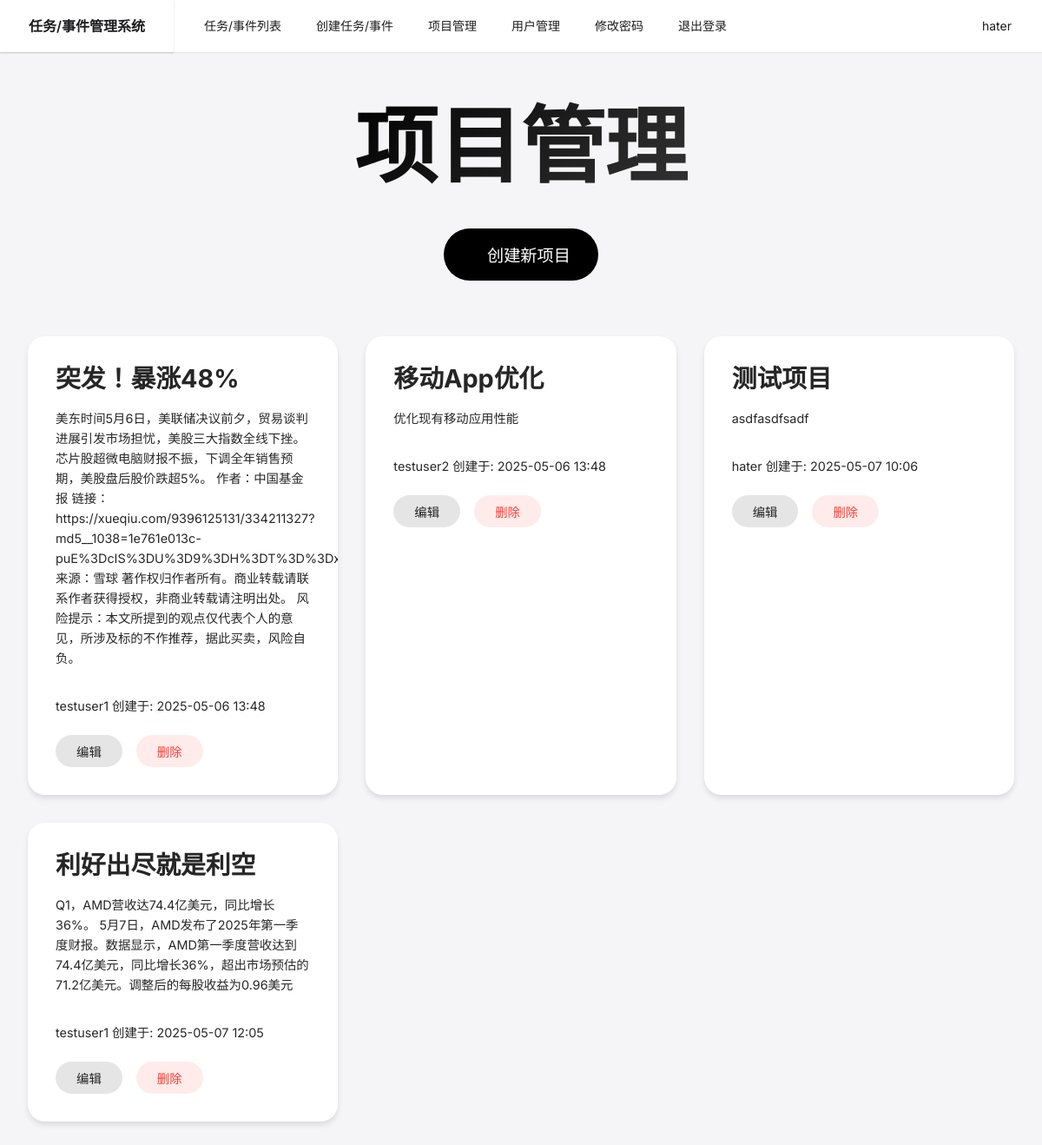
/projects (signed in), run on an earlier commit of the app's database.
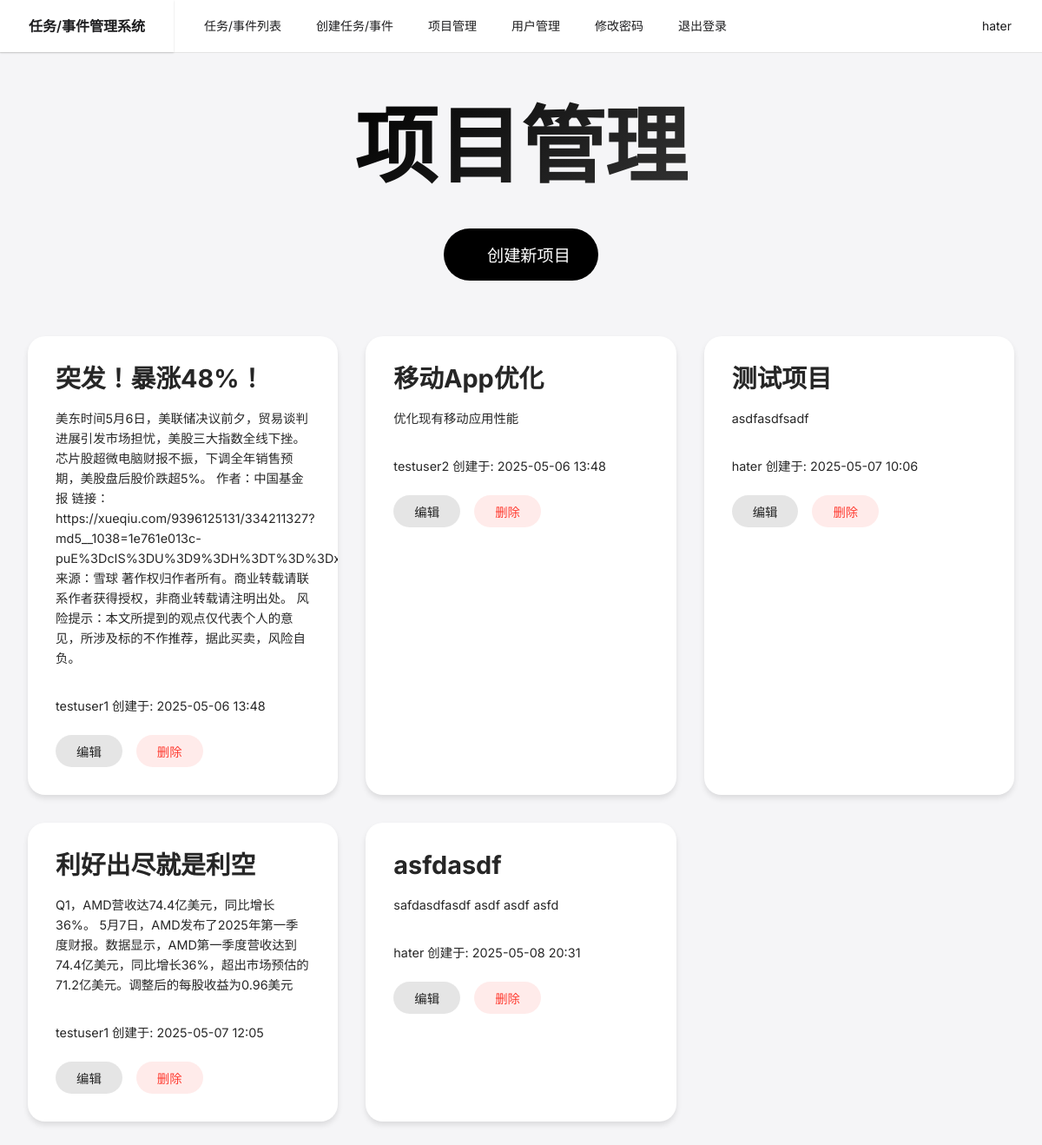
And on a later commit of the database.
### app/models.py (models this page shows, shortened)
class User(UserMixin, db.Model):
    id = db.Column(db.Integer, primary_key=True)
    username = db.Column(db.String(64), unique=True, nullable=False)
    email = db.Column(db.String(120), unique=True, nullable=False)
    password_hash = db.Column(db.String(128))
    is_admin = db.Column(db.Boolean, default=False)
    is_active = db.Column(db.Boolean, default=True)
    can_create_project = db.Column(db.Boolean, default=True)
    can_create_bug = db.Column(db.Boolean, default=True)
    can_reply_bug = db.Column(db.Boolean, default=True)
    created_at = db.Column(db.DateTime, default=datetime.now)
    last_login = db.Column(db.DateTime)

class Project(db.Model):
    id = db.Column(db.Integer, primary_key=True)
    name = db.Column(db.String(255), nullable=False)
    description = db.Column(db.Text)
    created_at = db.Column(db.DateTime, default=datetime.now)
    updated_at = db.Column(db.DateTime, default=datetime.now, onupdate=datetime.now)
    creator_id = db.Column(db.Integer, db.ForeignKey('user.id'), nullable=False)
    creator = db.relationship('User', backref=db.backref('projects', lazy=True))

### app/project/routes.py (the view)
@bp.route('/projects')
@login_required
@active_required
def index():
    if current_user.is_admin:
        projects = Project.query.all()
    else:
        projects = Project.query.filter_by(creator_id=current_user.id).all()
    return render_template('project/index.html', projects=projects)

### app/models.py (called while the page is built)
@login_manager.user_loader
def load_user(id):
    return User.query.get(int(id))

### templates/project/index.html (shortened to what this page needs)
{% extends "base.html" %}
{% block content %}
<div class="project-container">
    <section class="hero-section">
        <h1 class="hero-title">项目管理</h1>
        <a href="{{ url_for('project.create') }}" class="create-button">
            <i class="layui-icon layui-icon-add-1"></i> 创建新项目
        </a>
    </section>
    {% if projects %}
    <div class="bento-grid">
        {% for project in projects %}
        <div class="bento-item">
            <h2 class="project-name">{{ project.name }}</h2>
            <p class="project-description">{{ project.description or '暂无描述' }}</p>
            <div class="project-meta">
               {{ project.creator.username }} 创建于: {{ project.created_at.strftime('%Y-%m-%d %H:%M') }}
            </div>
            <div class="action-buttons">
                <a href="{{ url_for('project.edit', id=project.id) }}" class="btn-edit">编辑</a>
                <form action="{{ url_for('project.delete', id=project.id) }}" method="post" class="d-inline">
                    <button type="submit" class="btn-delete" onclick="return confirm('确定要删除这个项目吗？')">删除</button>
                </form>
            </div>
        </div>
        {% endfor %}
    </div>
    {% else %}
    <div class="empty-state">
        <p class="empty-state-text">暂无项目，开始创建您的第一个项目吧！</p>
        <a href="{{ url_for('project.create') }}" class="create-button">创建项目</a>
    </div>
    {% endif %}
</div>
{% endblock %}

### templates/base.html (shortened to what this page needs)
<!DOCTYPE html>
<html>
<head>
    <link rel="stylesheet" href="{{ url_for('static', filename='css/layui.css') }}">
</head>
<body>
    <div class="layui-layout layui-layout-admin">
        <div class="layui-header">
            <div class="layui-logo layui-hide-xs">任务/事件管理系统</div>
            {% if current_user.is_authenticated %}
            <ul class="layui-nav layui-layout-left">
                <li class="layui-nav-item">
                    <a href="{{ url_for('bug.index') }}">任务/事件列表</a>
                </li>
                <li class="layui-nav-item">
                    <a href="{{ url_for('bug.create') }}">创建任务/事件</a>
                </li>
                <li class="layui-nav-item">
                    <a href="{{ url_for('project.index') }}">项目管理</a>
                </li>
                {% if current_user.is_admin %}
                <li class="layui-nav-item">
                    <a href="{{ url_for('user.index') }}">用户管理</a>
                </li>
                {% endif %}
                <li class="layui-nav-item">
                    <a href="{{ url_for('user.change_password') }}">修改密码</a>
                </li>
                <li class="layui-nav-item">
                    <a href="/logout">退出登录</a>
                </li>
            </ul>
            <ul class="layui-nav layui-layout-right">
                <li class="layui-nav-item">
                    <a href="javascript:;">
                        <i class="layui-icon layui-icon-username"></i>
                        {{ current_user.username }}
                    </a>
                </li>
            </ul>
            {% endif %}
        </div>
        <div class="layui-body">
            {% block content %}{% endblock %}
        </div>
    </div>
</body>
</html>

What changed in the data, as far as the page shows it:
changed Project (number 1 of 5 on the later page): name "突发！暴涨48%" → "突发！暴涨48%！"
added Project: name "asfdasdf", description "safdasdfasdf asdf asdf asfd", creator.username "hater", created_at "2025-05-08 20:31"
